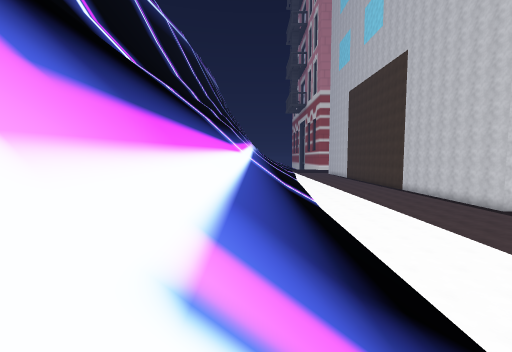
view 1 (above)

15 first-person views from a walk through a Unity game level. The camera is 1.3 m above the floor, tilts 4° down and sees 90° across. The floor is counted in squares, 2 m on a side. Each view is taken from the middle of a square. On the plan, view 1 faces up. The plan holds only what a view shows up to about 9 squares ahead; the rest is blank. The place goes on beyond the plan.

view 2
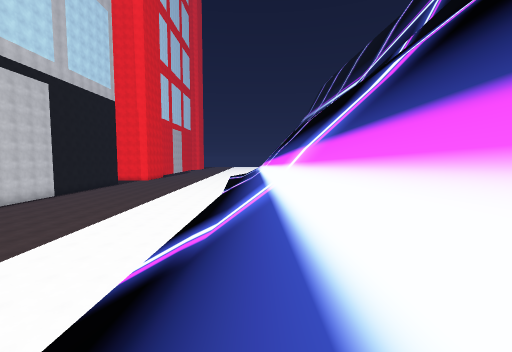

view 3
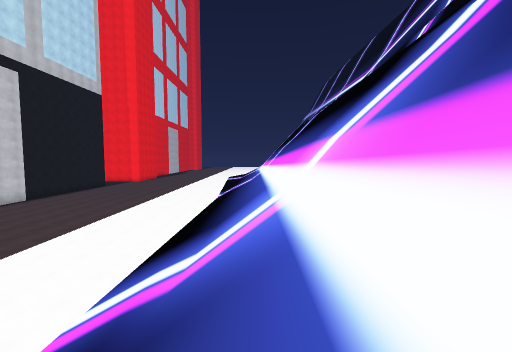

view 4
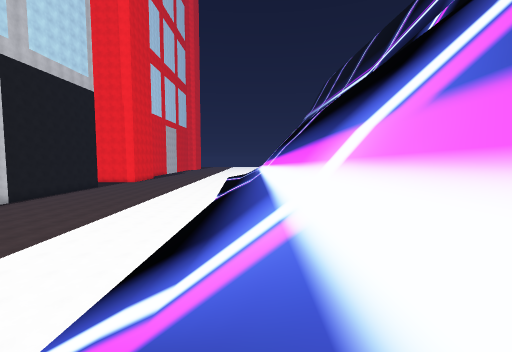

view 5
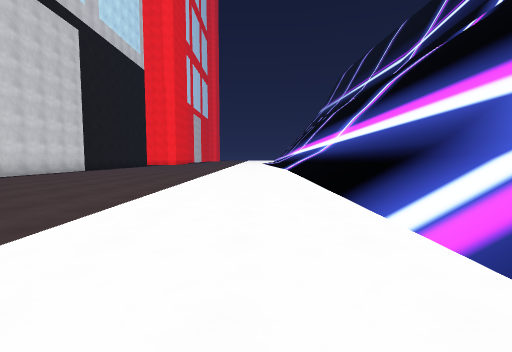

view 6
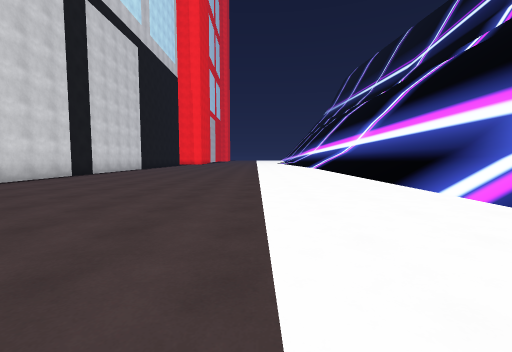

view 7
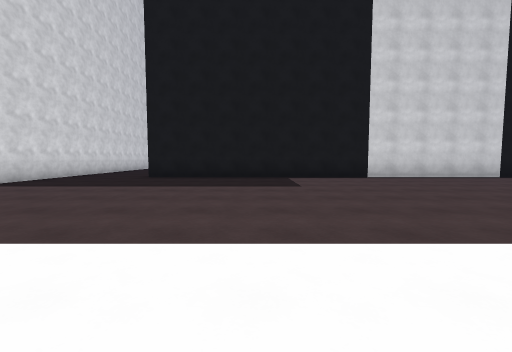

view 8
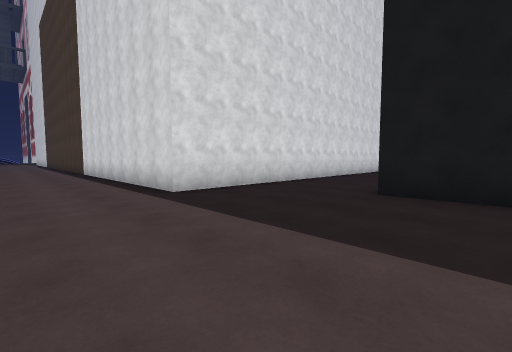

view 9
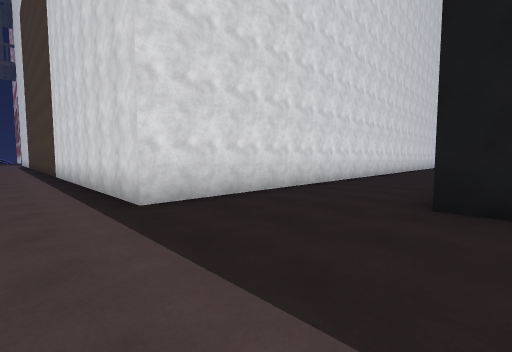

view 10
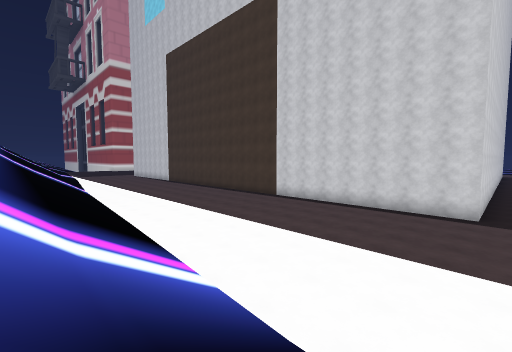

view 11
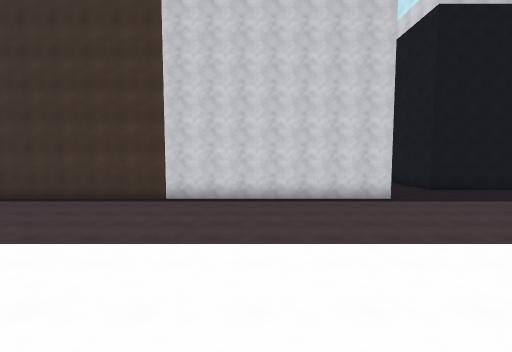

view 12
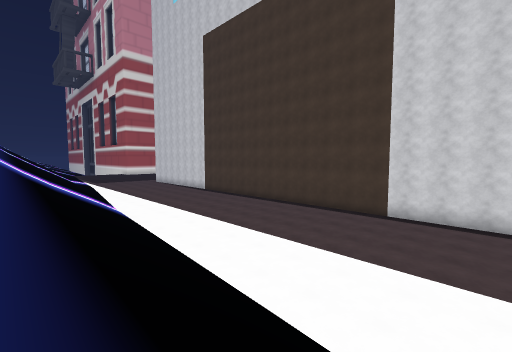

view 13
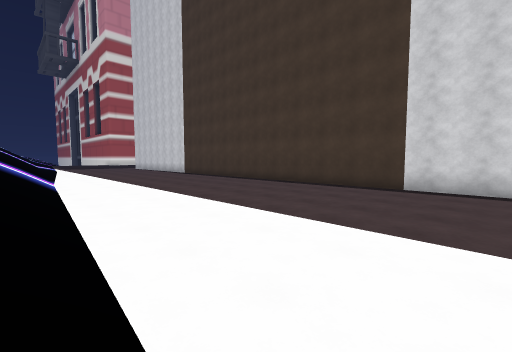

view 14
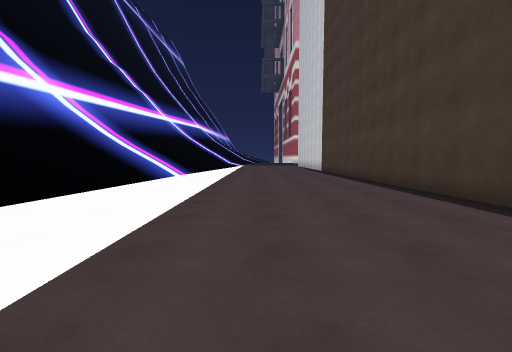

view 15
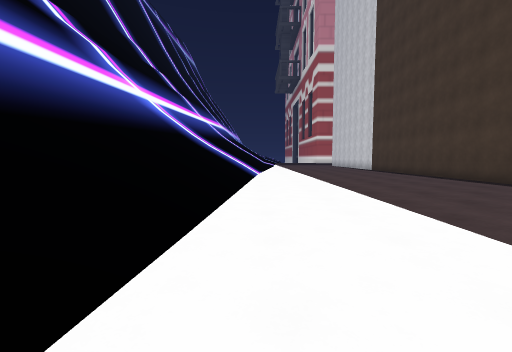

### Floor plan
Key: @ floor where view 1 was taken; # wall or solid block; . floor; / step, stairs or slope; = window, fence, low wall or low ledge; v drop or lower ground.
Columns run from 5 left of view 1 to 18 right of it. Each row starts with its distance up from view 1.
 25    v//////......#
 24    v/////.......#
 23    v///  .......#
 22    v///  .......#
 21    v///  .......#
 20     ///  .......#
 19      //  .......#
 18       / /.......#
 17       / /.......#
 16       / /.......#
 15       ///.......#
 14       ///.......#
 13       ///.......#
 12       //........#
 11       //........########
 10       /  ...............
  9    //// ................
  8    //// ...............
  7    //// ..........#
  6    //// ..........#
  5    //// ..........#
  4    /=// ..........#
  3    /=// ..........#
  2   =/=///..........#
  1  /=/=///..........#
  0 //=/=@//..........#
 -1 //=/=///..........#
 -2   =/#// ..........#
 -3    /#// ..........#
 -4    /#///..........#
 -5    /#///..........#
 -6    /#// ..........#

Where each view was taken, in squares from view 1:
view 1: 0 up, 0 right, facing up
view 2: 6 up, 0 right, facing down
view 3: 4 up, 0 right, facing down
view 4: 3 up, 0 right, facing down
view 5: 3 up, 4 right, facing down
view 6: 5 up, 6 right, facing down
view 7: 4 up, 4 right, facing right
view 8: 6 up, 8 right, facing up-right
view 9: 7 up, 9 right, facing up-right
view 10: 10 up, 1 right, facing up-right
view 11: 15 up, 2 right, facing right
view 12: 15 up, 1 right, facing up-right
view 13: 16 up, 3 right, facing up-right
view 14: 16 up, 7 right, facing up
view 15: 15 up, 4 right, facing up
